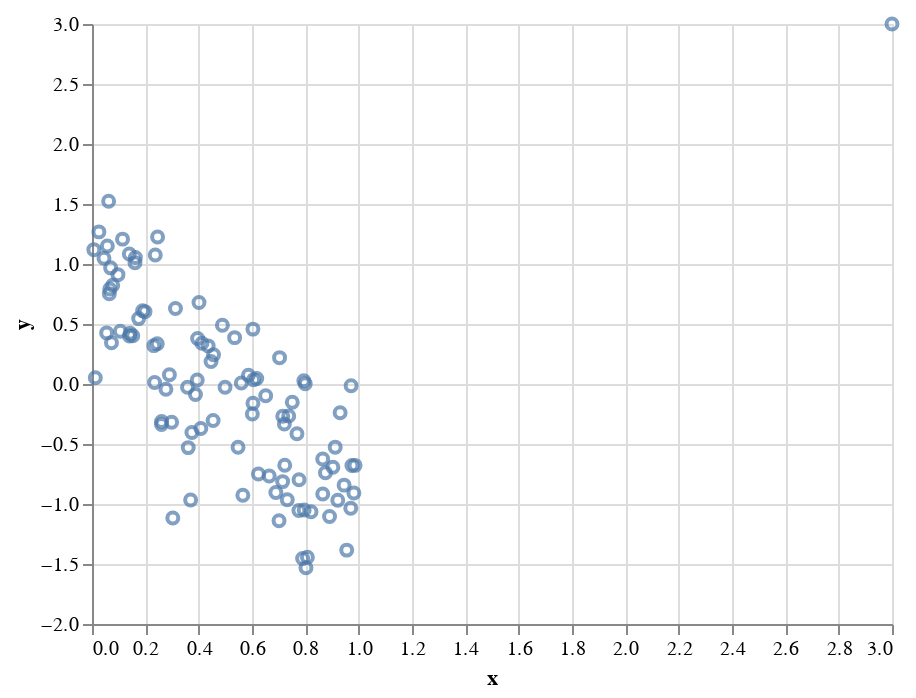

Notebook source saved alongside this figure:
### Code cell
## outlier sensitivity

sim_df.loc[100] = [3, 3]

# plot
scatter = alt.Chart(
    sim_df
).mark_point().encode(
    x = 'x',
    y = 'y'
)

# compute correlation
print('correlation: ', sim_df.corr().loc['x', 'y'])
sim_df = sim_df.loc[0:99].copy()
scatter

### Figure 1 — Vega-Lite specification as saved in the notebook (floating-point values rounded to 4 significant figures)
{"config": {"view": {"continuousWidth": 400, "continuousHeight": 300}}, "data": {"name": "data-49a6718be40c1bf5c47201de79511889"}, "mark": "point", "encoding": {"x": {"field": "x", "type": "quantitative"}, "y": {"field": "y", "type": "quantitative"}}, "$schema": "https://vega.github.io/schema/vega-lite/v4.17.0.json", "datasets": {"data-49a6718be40c1bf5c47201de79511889": [{"x": 0.1529, "y": 0.4017}, {"x": 0.3699, "y": -0.9667}, {"x": 0.3608, "y": -0.5301}, {"x": 0.606, "y": 0.03515}, {"x": 0.2986, "y": -0.3187}, {"x": 0.9216, "y": -0.9686}, {"x": 0.1612, "y": 1.011}, {"x": 0.9305, "y": -0.24}, {"x": 0.9748, "y": -0.6793}, {"x": 0.912, "y": -0.5263}, {"x": 0.9032, "y": -0.6939}, {"x": 0.0124, "y": 0.0514}, {"x": 0.1988, "y": 0.6029}, {"x": 0.4082, "y": -0.3712}, {"x": 0.7996, "y": 0.001774}, {"x": 0.4542, "y": -0.304}, {"x": 0.7034, "y": 0.2195}, {"x": 0.8024, "y": -1.531}, {"x": 0.3031, "y": -1.117}, {"x": 0.388, "y": -0.08694}, {"x": 0.313, "y": 0.629}, {"x": 0.5657, "y": -0.927}, {"x": 0.7377, "y": -0.2661}, {"x": 0.8651, "y": -0.6249}, {"x": 0.1406, "y": 0.3993}, {"x": 0.4989, "y": -0.02705}, {"x": 0.06983, "y": 0.9679}, {"x": 0.4012, "y": 0.6785}, {"x": 0.05752, "y": 1.149}, {"x": 0.489, "y": 0.4898}, {"x": 0.4124, "y": 0.3392}, {"x": 0.1062, "y": 0.4401}, {"x": 0.9865, "y": -0.678}, {"x": 0.2319, "y": 0.3197}, {"x": 0.7758, "y": -1.054}, {"x": 0.175, "y": 0.545}, {"x": 0.7944, "y": 0.02644}, {"x": 0.1628, "y": 1.054}, {"x": 0.0777, "y": 0.8229}, {"x": 0.7686, "y": -0.4147}, {"x": 0.0624, "y": 1.523}, {"x": 0.9717, "y": -0.01501}, {"x": 0.4558, "y": 0.2439}, {"x": 0.9703, "y": -1.036}, {"x": 0.3581, "y": -0.02675}, {"x": 0.05499, "y": 0.426}, {"x": 0.5348, "y": 0.3863}, {"x": 0.2372, "y": 1.075}, {"x": 0.3747, "y": -0.4037}, {"x": 0.7763, "y": -0.7985}, {"x": 0.8214, "y": -1.065}, {"x": 0.6177, "y": 0.04631}, {"x": 0.6012, "y": -0.2497}, {"x": 0.1898, "y": 0.6105}, {"x": 0.9552, "y": -1.384}, {"x": 0.5477, "y": -0.5273}, {"x": 0.4464, "y": 0.1873}, {"x": 0.2459, "y": 1.225}, {"x": 0.8078, "y": -1.443}, {"x": 0.07302, "y": 0.3441}, {"x": 0.7149, "y": -0.8134}, {"x": 0.2605, "y": -0.3377}, {"x": 0.7228, "y": -0.6778}, {"x": 0.2446, "y": 0.3357}, {"x": 0.3947, "y": 0.03261}, {"x": 0.261, "y": -0.3124}, {"x": 0.006973, "y": 1.12}, {"x": 0.6894, "y": -0.9037}, {"x": 0.065, "y": 0.7522}, {"x": 0.7898, "y": -1.453}, {"x": 0.7013, "y": -1.14}, {"x": 0.6034, "y": 0.4574}, {"x": 0.9454, "y": -0.8429}, {"x": 0.7153, "y": -0.2683}, {"x": 0.7323, "y": -0.9643}, {"x": 0.6513, "y": -0.09757}, {"x": 0.2773, "y": -0.0438}, {"x": 0.8908, "y": -1.104}, {"x": 0.8653, "y": -0.9159}, {"x": 0.7956, "y": -1.05}, {"x": 0.09736, "y": 0.9113}, {"x": 0.06678, "y": 0.7922}, {"x": 0.624, "y": -0.7501}, {"x": 0.02584, "y": 1.268}, {"x": 0.9821, "y": -0.9087}, {"x": 0.6035, "y": -0.1597}, {"x": 0.396, "y": 0.3795}, {"x": 0.751, "y": -0.1525}, {"x": 0.56, "y": 0.00827}, {"x": 0.2348, "y": 0.01224}, {"x": 0.5865, "y": 0.07249}, {"x": 0.04498, "y": 1.048}, {"x": 0.4356, "y": 0.3178}, {"x": 0.1399, "y": 1.083}, {"x": 0.1145, "y": 1.207}, {"x": 0.6647, "y": -0.766}, {"x": 0.8754, "y": -0.7391}, {"x": 0.1427, "y": 0.4226}, {"x": 0.2903, "y": 0.07656}, {"x": 0.7213, "y": -0.3336}, {"x": 3.0, "y": 3.0}]}}
